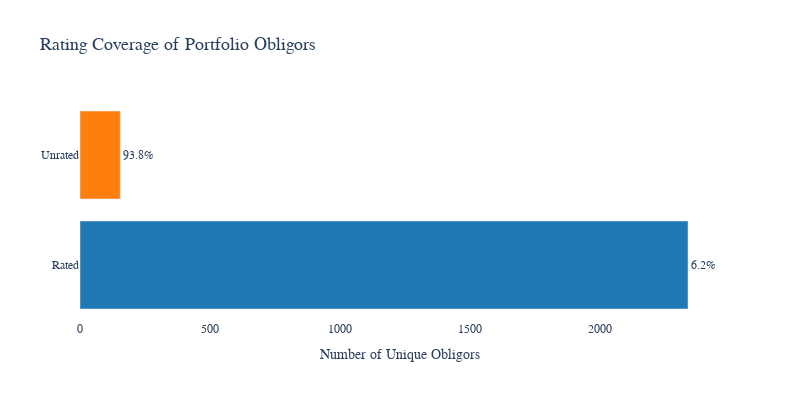

Notebook code cell kept with this figure:
### Code cell
analyze_rating_coverage_bar(portfolio_data)

### Figure 1 — Plotly figure (JSON) as saved in the notebook; plotly's stock layout.template omitted (floating-point values rounded to 4 significant figures)
{"data": [{"alignmentgroup": "True", "hovertemplate": "Rating_Status=%{y}<br>Obligor_Count=%{x}<br>text=%{text}<extra></extra>", "legendgroup": "Unrated", "marker": {"color": "#ff7f0e", "pattern": {"shape": ""}}, "name": "Unrated", "offsetgroup": "Unrated", "orientation": "h", "showlegend": true, "text": ["93.8%"], "textfont": {"size": 12}, "textposition": "outside", "type": "bar", "x": [155], "xaxis": "x", "y": ["Unrated"], "yaxis": "y"}, {"alignmentgroup": "True", "hovertemplate": "Rating_Status=%{y}<br>Obligor_Count=%{x}<br>text=%{text}<extra></extra>", "legendgroup": "Rated", "marker": {"color": "#1f77b4", "pattern": {"shape": ""}}, "name": "Rated", "offsetgroup": "Rated", "orientation": "h", "showlegend": true, "text": ["6.2%"], "textfont": {"size": 12}, "textposition": "outside", "type": "bar", "x": [2340], "xaxis": "x", "y": ["Rated"], "yaxis": "y"}], "layout": {"barmode": "relative", "font": {"family": "Segoe UI", "size": 12}, "height": 400, "legend": {"title": {"text": "Rating_Status"}, "tracegroupgap": 0}, "plot_bgcolor": "white", "showlegend": false, "title": {"font": {"size": 18}, "text": "Rating Coverage of Portfolio Obligors"}, "width": 800, "xaxis": {"anchor": "y", "domain": [0, 1], "title": {"text": "Number of Unique Obligors"}}, "yaxis": {"anchor": "x", "categoryarray": ["Rated", "Unrated"], "categoryorder": "array", "domain": [0, 1], "title": {"text": ""}}}}
